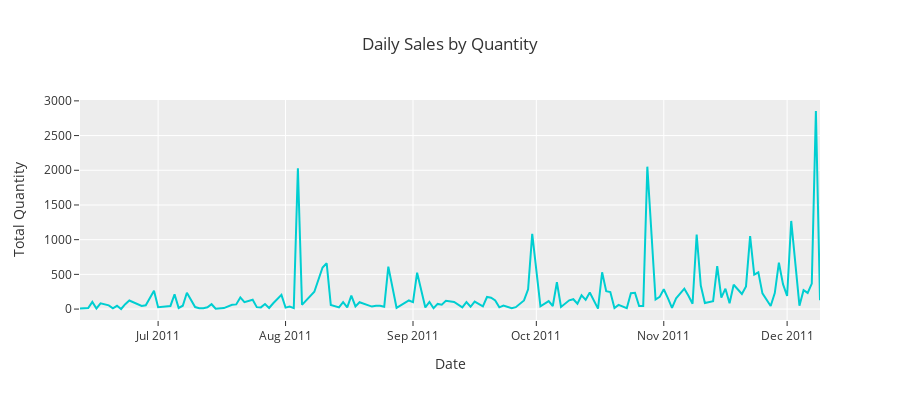

The notebook cell this image was saved under:
### Code cell
fig = go.Figure(data=[go.Scatter(x=df1.Date, y=df1.Quantity, line_color='darkturquoise')])
fig.update_layout(xaxis_title="Date", 
                  yaxis_title="Total Quantity", 
                  title='Daily Sales by Quantity',
                  height=400,
                 template='ggplot2')
fig.show()

### Figure 1 — Plotly figure (JSON) as saved in the notebook; plotly's stock layout.template omitted (floating-point values rounded to 4 significant figures; data arrays with more than 128 entries replaced by an {"elided": "..."} marker saying what was removed)
{"data": [{"line": {"color": "darkturquoise"}, "type": "scatter", "x": {"elided": "149 str values"}, "y": {"elided": "149 int values"}}], "layout": {"height": 400, "title": {"text": "Daily Sales by Quantity"}, "xaxis": {"title": {"text": "Date"}}, "yaxis": {"title": {"text": "Total Quantity"}}}}
